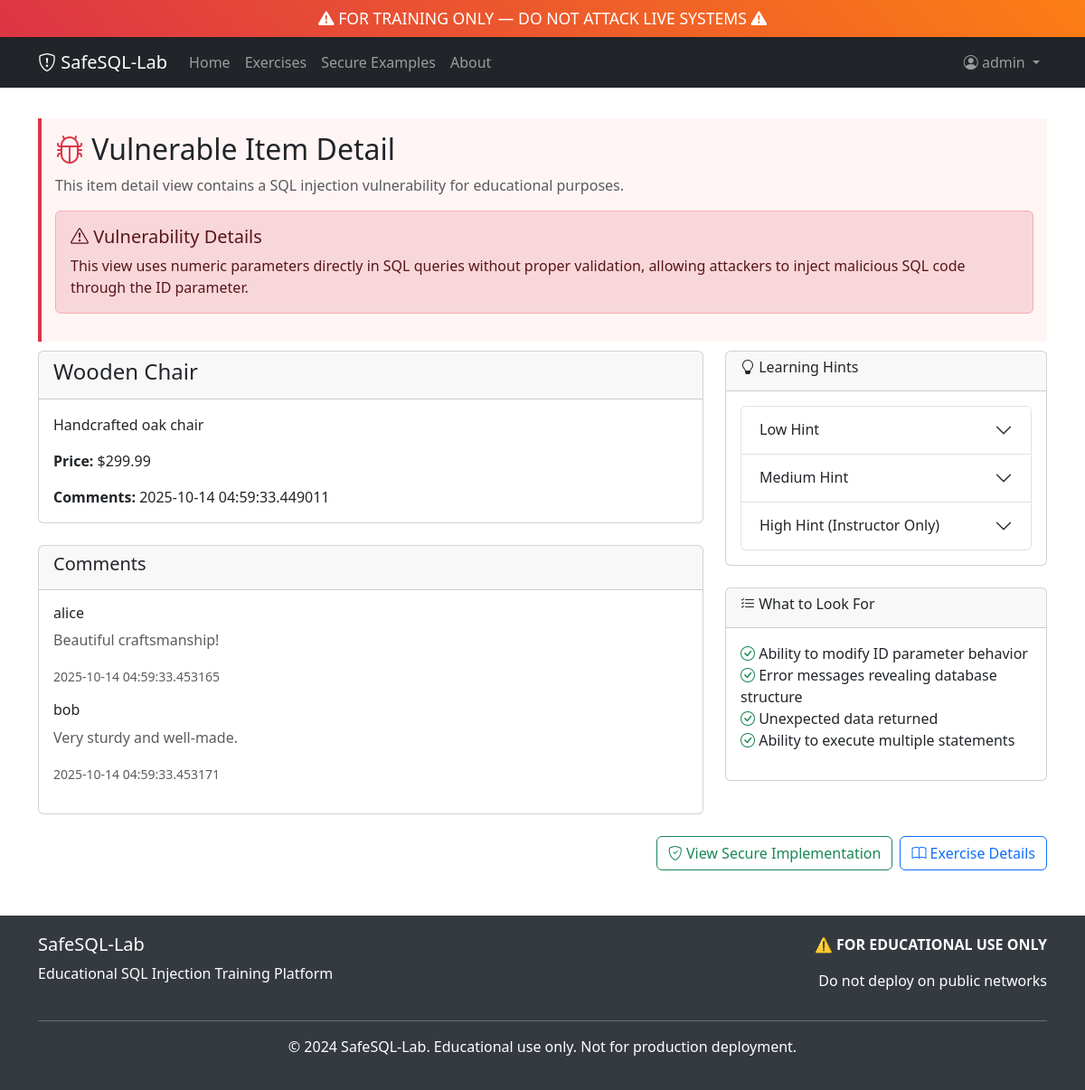
Page /vulnerable/item?id=1 (signed in) on the committed database.
### app/models.py (models this page shows, shortened)
class Product(db.Model):
    __tablename__ = 'products'
    id = db.Column(db.Integer, primary_key=True)
    name = db.Column(db.String(100), nullable=False)
    description = db.Column(db.Text)
    price = db.Column(db.Float, nullable=False)
    created_at = db.Column(db.DateTime, default=datetime.utcnow)

class Comment(db.Model):
    __tablename__ = 'comments'
    id = db.Column(db.Integer, primary_key=True)
    product_id = db.Column(db.Integer, db.ForeignKey('products.id'), nullable=False)
    author = db.Column(db.String(80), nullable=False)
    content = db.Column(db.Text, nullable=False)
    created_at = db.Column(db.DateTime, default=datetime.utcnow)
    product = db.relationship('Product', backref=db.backref('comments', lazy=True))

### app/routes/vulnerable.py (the view)
@vulnerable_bp.route('/item')
def item_detail():
    item_id = request.args.get('id', '')
    if item_id:
        sql_query = f"SELECT p.*, COUNT(c.id) as comment_count FROM products p LEFT JOIN comments c ON p.id = c.product_id WHERE p.id = {item_id} GROUP BY p.id"
        try:
            conn = sqlite3.connect('data/lab.db')
            cursor = conn.cursor()
            cursor.execute(sql_query)
            product = cursor.fetchone()
            comment_query = f"SELECT * FROM comments WHERE product_id = {item_id}"
            cursor.execute(comment_query)
            comments = cursor.fetchall()
            conn.close()
            if product:
                log_exercise_attempt('item_detail', f"id={item_id}", True)
                return render_template('vulnerable/item_detail.html', product=product, comments=comments)
            else:
                flash('Product not found', 'error')
                log_exercise_attempt('item_detail', f"id={item_id}", False)
        except Exception as e:
            flash(f'Database error: {str(e)}', 'error')
            log_exercise_attempt('item_detail', f"id={item_id}", False)
    return render_template('vulnerable/item_detail.html', product=None, comments=[])

### app/routes/vulnerable.py (called while the page is built)
def log_exercise_attempt(exercise_name, user_input, success=False):
    log = ExerciseLog(
        exercise_name=exercise_name,
        user_input=user_input,
        success=success,
        ip_address=request.remote_addr
    )
    db.session.add(log)
    db.session.commit()

### app/templates/vulnerable/item_detail.html (shortened to what this page needs)
{% extends "base.html" %}
{% block content %}
<div class="row">
    <div class="col-12">
        <div class="vulnerable-section">
            <h2><i class="bi bi-bug text-danger"></i> Vulnerable Item Detail</h2>
            <p class="text-muted">This item detail view contains a SQL injection vulnerability for educational purposes.</p>
            <div class="alert alert-danger" role="alert">
                <h5><i class="bi bi-exclamation-triangle"></i> Vulnerability Details</h5>
                <p class="mb-0">
                    This view uses numeric parameters directly in SQL queries without proper validation,
                    allowing attackers to inject malicious SQL code through the ID parameter.
                </p>
            </div>
        </div>
    </div>
</div>
{% if product %}
<div class="row">
    <div class="col-lg-8">
        <div class="card">
            <div class="card-header">
                <h4>{{ product[1] }}</h4>
            </div>
            <div class="card-body">
                <p class="card-text">{{ product[2] }}</p>
                <p class="card-text">
                    <strong>Price:</strong> ${{ "%.2f"|format(product[3]) }}
                </p>
                <p class="card-text">
                    <strong>Comments:</strong> {{ product[4] if product|length > 4 else 0 }}
                </p>
            </div>
        </div>
        {% if comments %}
        <div class="card mt-4">
            <div class="card-header">
                <h5>Comments</h5>
            </div>
            <div class="card-body">
                {% for comment in comments %}
                <div class="mb-3">
                    <h6>{{ comment[2] }}</h6>
                    <p class="text-muted">{{ comment[3] }}</p>
                    <small class="text-muted">{{ comment[4] if comment|length > 4 else 'Unknown date' }}</small>
                </div>
                {% endfor %}
            </div>
        </div>
        {% endif %}
    </div>
    <div class="col-lg-4">
        <div class="card">
            <div class="card-header">
                <h6><i class="bi bi-lightbulb"></i> Learning Hints</h6>
            </div>
            <div class="card-body">
                <div class="accordion" id="hintsAccordion">
                    <div class="accordion-item">
                        <h2 class="accordion-header">
                            <button class="accordion-button collapsed" type="button" data-bs-toggle="collapse" data-bs-target="#hint1">
                                Low Hint
                            </button>
                        </h2>
                    </div>
                    <div class="accordion-item">
                        <h2 class="accordion-header">
                            <button class="accordion-button collapsed" type="button" data-bs-toggle="collapse" data-bs-target="#hint2">
                                Medium Hint
                            </button>
                        </h2>
                    </div>
                    <div class="accordion-item">
                        <h2 class="accordion-header">
                            <button class="accordion-button collapsed" type="button" data-bs-toggle="collapse" data-bs-target="#hint3">
                                High Hint (Instructor Only)
                            </button>
                        </h2>
                    </div>
                </div>
            </div>
        </div>
        <div class="card mt-4">
            <div class="card-header">
                <h6><i class="bi bi-list-check"></i> What to Look For</h6>
            </div>
            <div class="card-body">
                <ul class="list-unstyled">
                    <li><i class="bi bi-check-circle text-success"></i> Ability to modify ID parameter behavior</li>
                    <li><i class="bi bi-check-circle text-success"></i> Error messages revealing database structure</li>
                    <li><i class="bi bi-check-circle text-success"></i> Unexpected data returned</li>
                    <li><i class="bi bi-check-circle text-success"></i> Ability to execute multiple statements</li>
                </ul>
            </div>
        </div>
    </div>
</div>
{% endif %}
<div class="row mt-4">
    <div class="col-12">
        <div class="d-grid gap-2 d-md-flex justify-content-md-end">
            <a href="{{ url_for('secure.item_detail', id=1) }}" class="btn btn-outline-success">
                <i class="bi bi-shield-check"></i> View Secure Implementation
            </a>
            <a href="{{ url_for('exercises.exercise_detail', exercise_id='item_detail') }}" class="btn btn-outline-primary">
                <i class="bi bi-book"></i> Exercise Details
            </a>
        </div>
    </div>
</div>
{% endblock %}

### app/templates/base.html (style rules this page uses)
.vulnerable-section { border-left: 4px solid #dc3545; background-color: #fff5f5; padding: 15px; margin: 10px 0; }

### rows in the picture
Product: name "Wooden Chair", description "Handcrafted oak chair", price "299.99", created_at "2025-10-14 04:59:33.449011"
Comment: author "alice", content "Beautiful craftsmanship!", created_at "2025-10-14 04:59:33.453165"
Comment: author "bob", content "Very sturdy and well-made.", created_at "2025-10-14 04:59:33.453171"

### other values in the picture
{{ session.username }} "admin"
